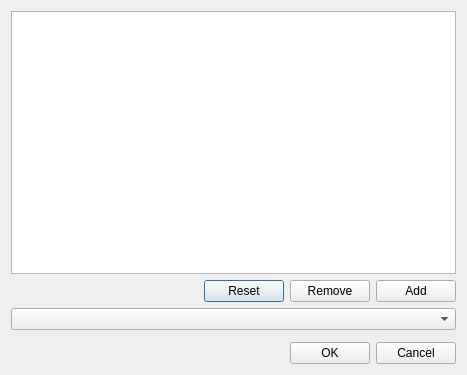
<?xml version="1.0" encoding="UTF-8"?>
<ui version="4.0">
 <class>processingTree</class>
 <widget class="QDialog" name="processingTree">
  <property name="geometry">
   <rect>
    <x>0</x>
    <y>0</y>
    <width>467</width>
    <height>375</height>
   </rect>
  </property>
  <property name="windowTitle">
   <string>Processing Tree</string>
  </property>
  <layout class="QVBoxLayout" name="verticalLayout">
   <item>
    <widget class="QTableWidget" name="processList"/>
   </item>
   <item>
    <layout class="QHBoxLayout" name="horizontalLayout">
     <item>
      <spacer name="horizontalSpacer">
       <property name="orientation">
        <enum>Qt::Horizontal</enum>
       </property>
       <property name="sizeHint" stdset="0">
        <size>
         <width>40</width>
         <height>20</height>
        </size>
       </property>
      </spacer>
     </item>
     <item>
      <widget class="QPushButton" name="resetButton">
       <property name="text">
        <string>Reset</string>
       </property>
      </widget>
     </item>
     <item>
      <widget class="QPushButton" name="removeButton">
       <property name="text">
        <string>Remove</string>
       </property>
      </widget>
     </item>
     <item>
      <widget class="QPushButton" name="addButton">
       <property name="text">
        <string>Add</string>
       </property>
      </widget>
     </item>
    </layout>
   </item>
   <item>
    <layout class="QHBoxLayout" name="horizontalLayout_3">
     <item>
      <widget class="QComboBox" name="processSelectCombo"/>
     </item>
    </layout>
   </item>
   <item>
    <widget class="QWidget" name="processWidget" native="true">
     <layout class="QVBoxLayout" name="verticalLayout_2">
      <property name="spacing">
       <number>0</number>
      </property>
      <property name="leftMargin">
       <number>0</number>
      </property>
      <property name="topMargin">
       <number>0</number>
      </property>
      <property name="rightMargin">
       <number>0</number>
      </property>
      <property name="bottomMargin">
       <number>0</number>
      </property>
     </layout>
    </widget>
   </item>
   <item>
    <layout class="QHBoxLayout" name="horizontalLayout_2">
     <item>
      <spacer name="horizontalSpacer_2">
       <property name="orientation">
        <enum>Qt::Horizontal</enum>
       </property>
       <property name="sizeHint" stdset="0">
        <size>
         <width>40</width>
         <height>20</height>
        </size>
       </property>
      </spacer>
     </item>
     <item>
      <widget class="QPushButton" name="confirmButton">
       <property name="text">
        <string>OK</string>
       </property>
      </widget>
     </item>
     <item>
      <widget class="QPushButton" name="cancelButton">
       <property name="text">
        <string>Cancel</string>
       </property>
      </widget>
     </item>
    </layout>
   </item>
  </layout>
 </widget>
 <resources/>
 <connections/>
</ui>
